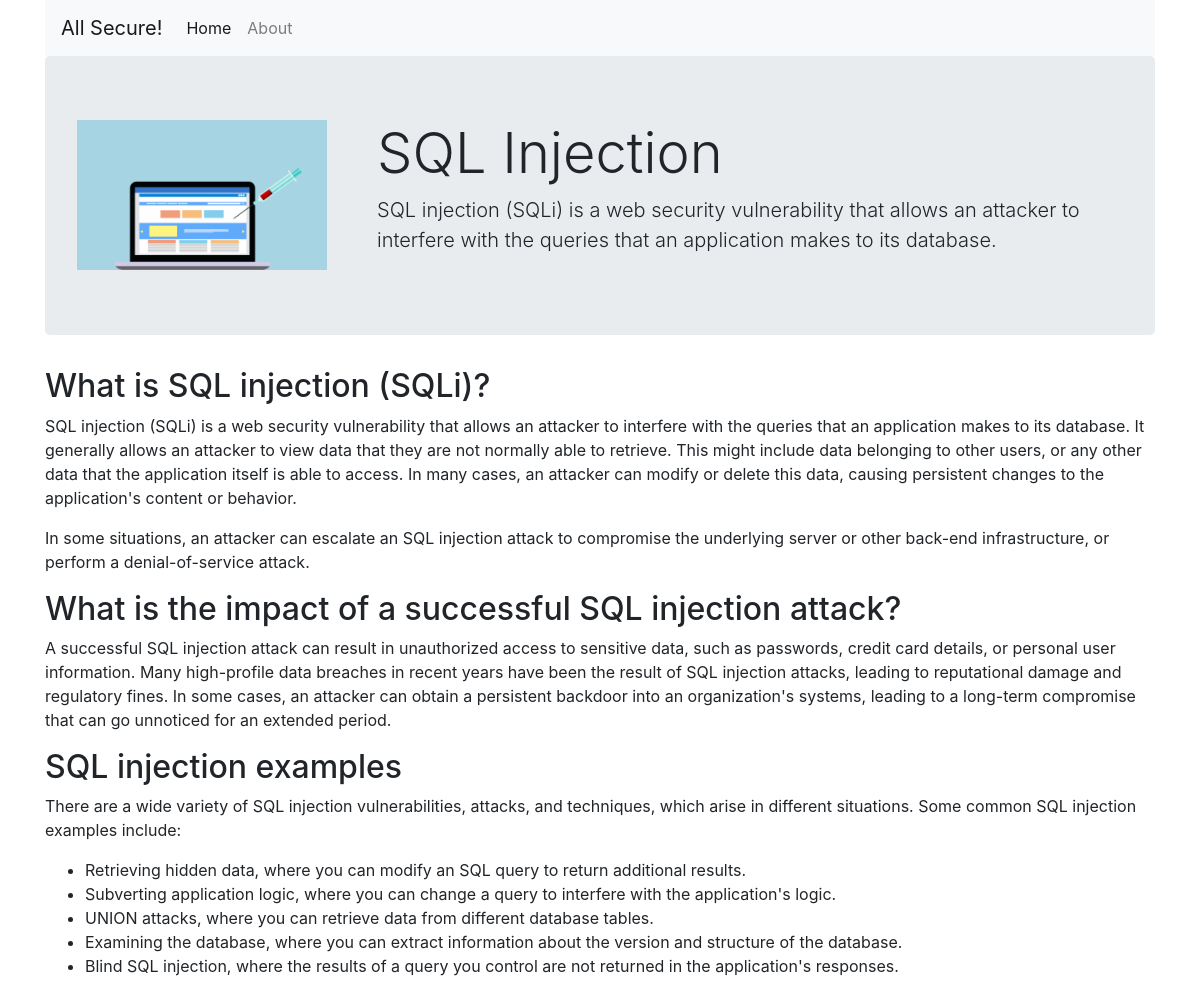
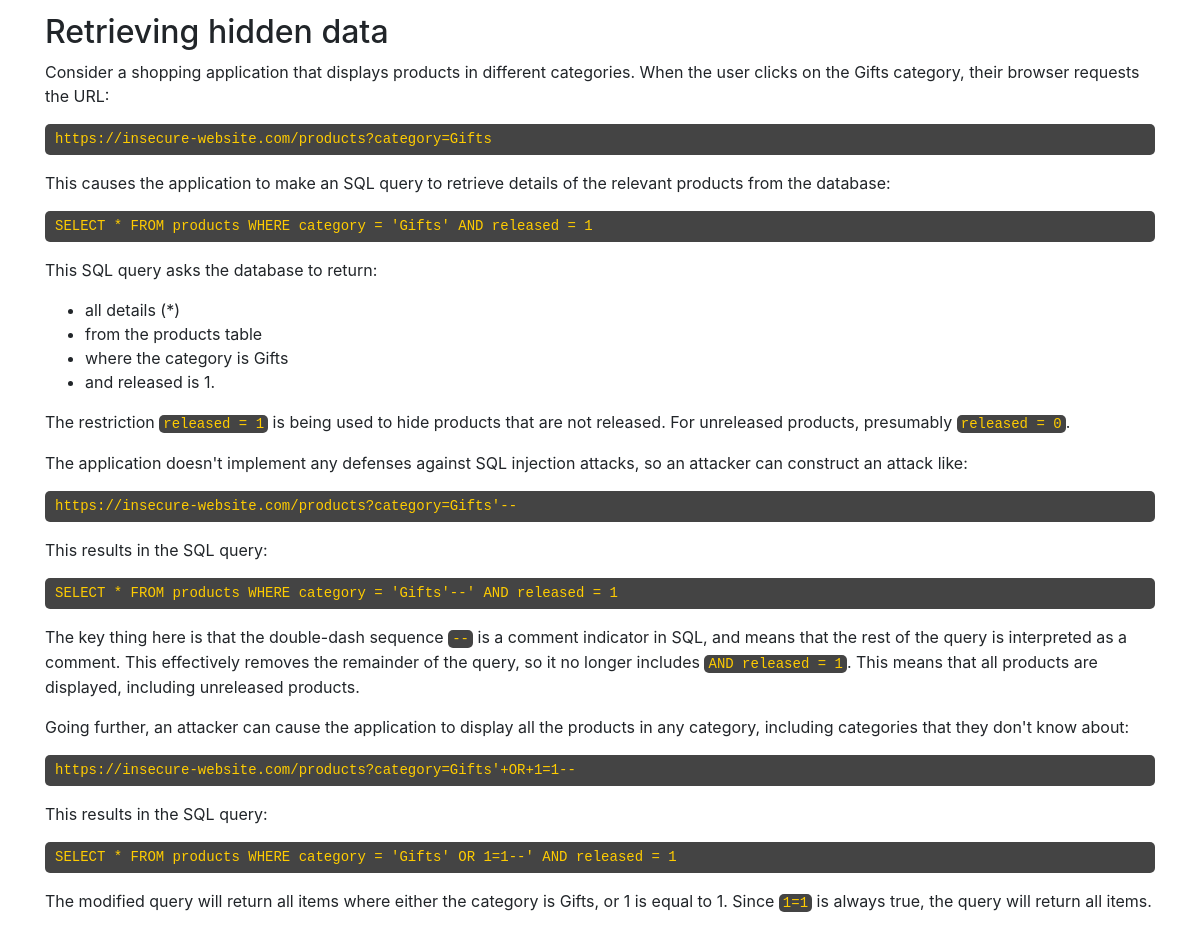
Page /app/article.php?id=2 on the earlier database version (2 pictures, top to bottom).
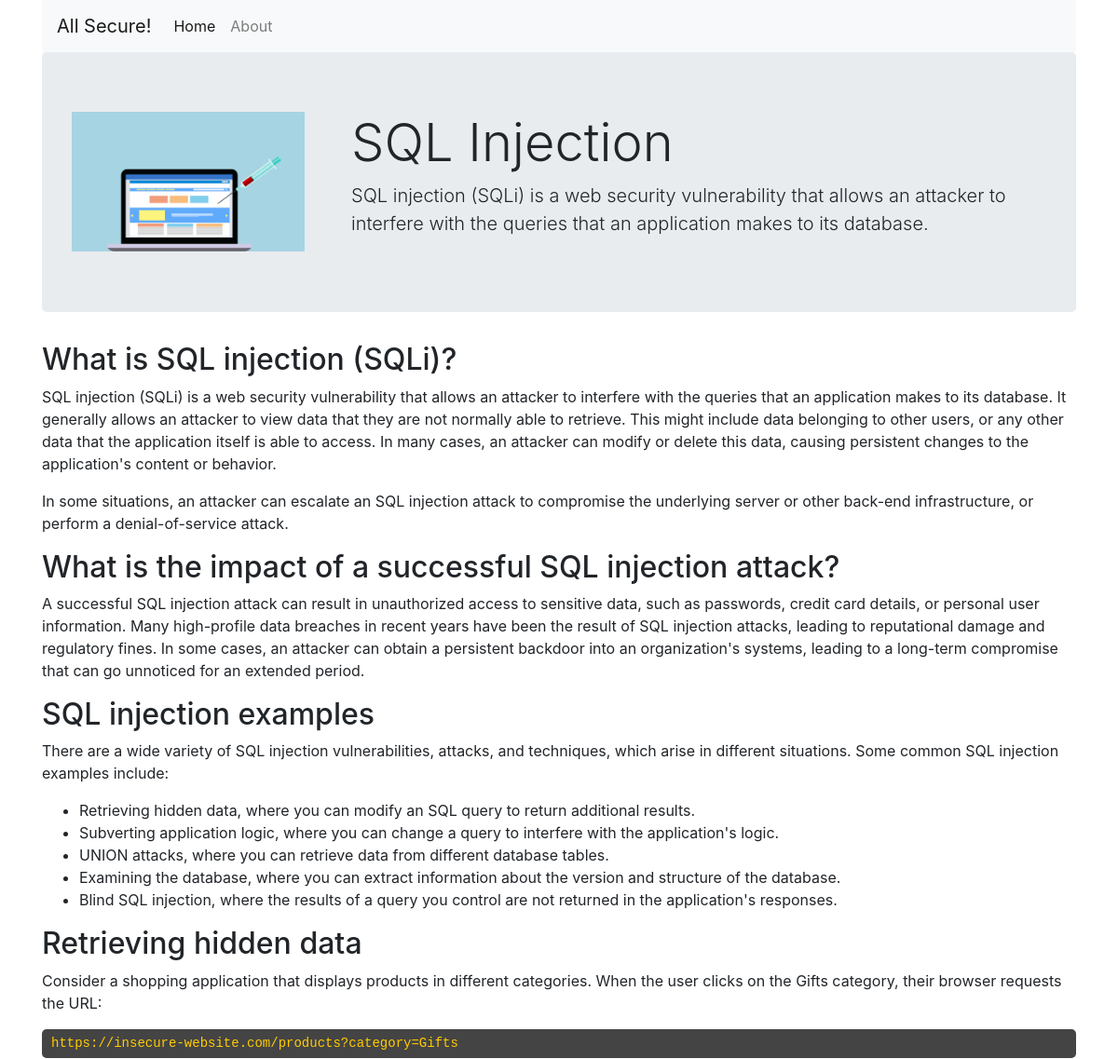
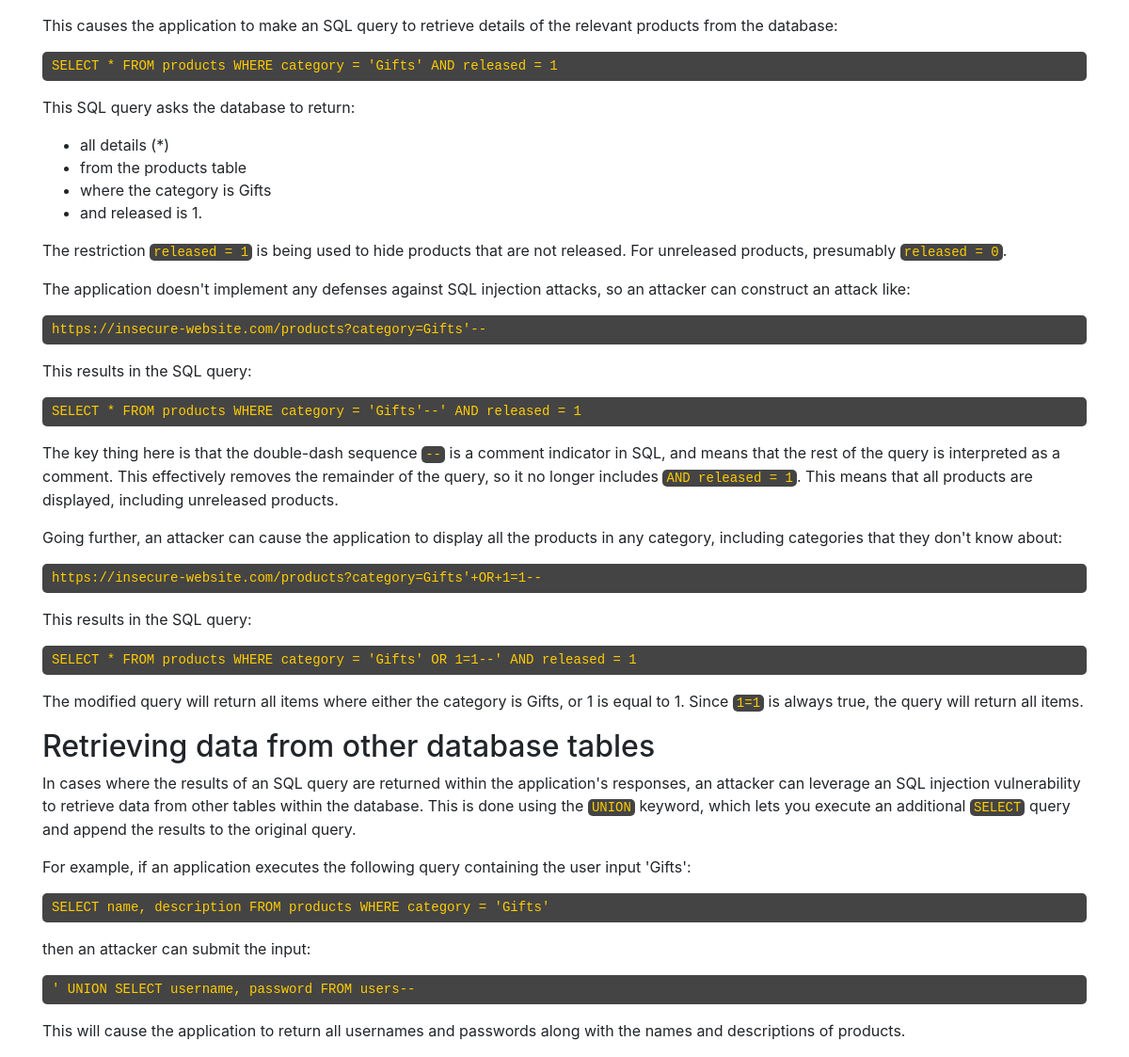
Same page on the later database version (2 pictures, top to bottom).
### tables this page shows
CREATE TABLE articles (
    id          int,
    title       varchar(100),
    excerpt     varchar(500),
    thumbnail   varchar(100),
    article     text
);

### app/article.php (the view, shortened to what this page needs)
<?php include('includes/database.inc.php') ?>
<html lang="en">
    <head>
        <?php include('includes/head.inc.php') ?>
    </head>
    <body>
        <div class="container">
        <?php include('includes/menu.inc.php') ?>
        <?php
            $sql = "SELECT id, title, excerpt, article, thumbnail FROM articles WHERE id = ?;";
            $stmt = $db_conn->prepare($sql);
            $stmt->bind_param("i", $article);
            $stmt->execute();
            $result = $stmt->get_result();
            if ($result->num_rows > 0) {
                while($row = $result->fetch_assoc()) {
            ?>
                <div class="jumbotron">
                    <div style="float: left; margin-right: 50px;">
                        <img src="/assets/thumbnails/<?= $row['thumbnail'] ?>" alt="<?= $row['title'] ?>" height="150" />
                    </div>
                    <h1 class="display-4"><?= $row['title'] ?></h1>
                    <p class="lead"><?= $row['excerpt'] ?></p>
                </div>
                <article>
                    <?= $row['article'] ?>
                </article>
            <?php
                    }
                }
        ?>
        </div>
    </body>
</html>

### app/includes/head.inc.php (shortened to what this page needs)
<link rel="stylesheet" href="https://cdn.jsdelivr.net/npm/bootstrap@4.6.2/dist/css/bootstrap.min.css">
<link rel="stylesheet" href="/assets/css/style.css" />

### app/includes/menu.inc.php (shortened to what this page needs)
<nav class="navbar navbar-expand-lg navbar-light bg-light">
  <a class="navbar-brand" href="#">All Secure!</a>
  <div class="collapse navbar-collapse" id="navbarSupportedContent">
    <ul class="navbar-nav mr-auto">
      <li class="nav-item active">
        <a class="nav-link" href="/">Home</a>
      </li>
      <li class="nav-item">
        <a class="nav-link" href="/about.php">About</a>
      </li>
  </div>
</nav>

### app/assets/css/style.css (style rules this page uses)
code { background: #444; color: #ffcc00; padding: 1px 4px; border-radius: 5px; }
pre code { color: #ffcc00; padding: 5px 10px; display: block; }

Differences in the rows shown:
changed articles "SQL Injection": article "…will return all items." → "…will return all items. Retrieving data from other database tables In cases where the results of an SQL query are returned within the application's responses, an attacker can leverage an SQL injection vulnerability to retrieve data from other tables within the database. This is done using the UNION keyword, which lets you execute an additional SELECT query and append the results to the original query. For example, if an application executes the following query containing the user input 'Gifts': SELECT name, description FROM products WHERE category = 'Gifts' then an attacker can submit the input: ' UNION SELECT username, password FROM users-- This will cause the application to return all…"
